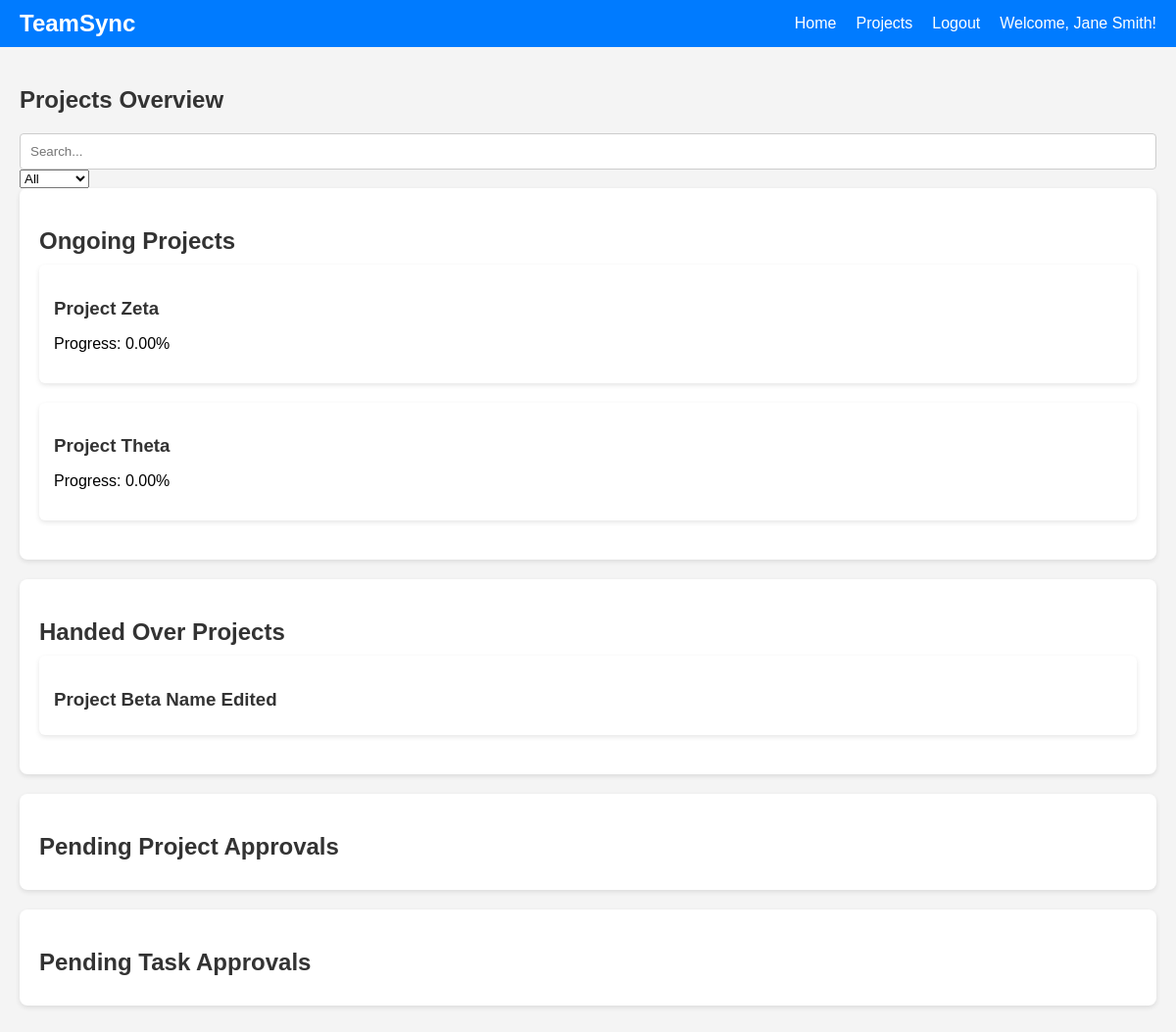
Page /controller/user-dashboard-controller.php (signed in) on the earlier database version.
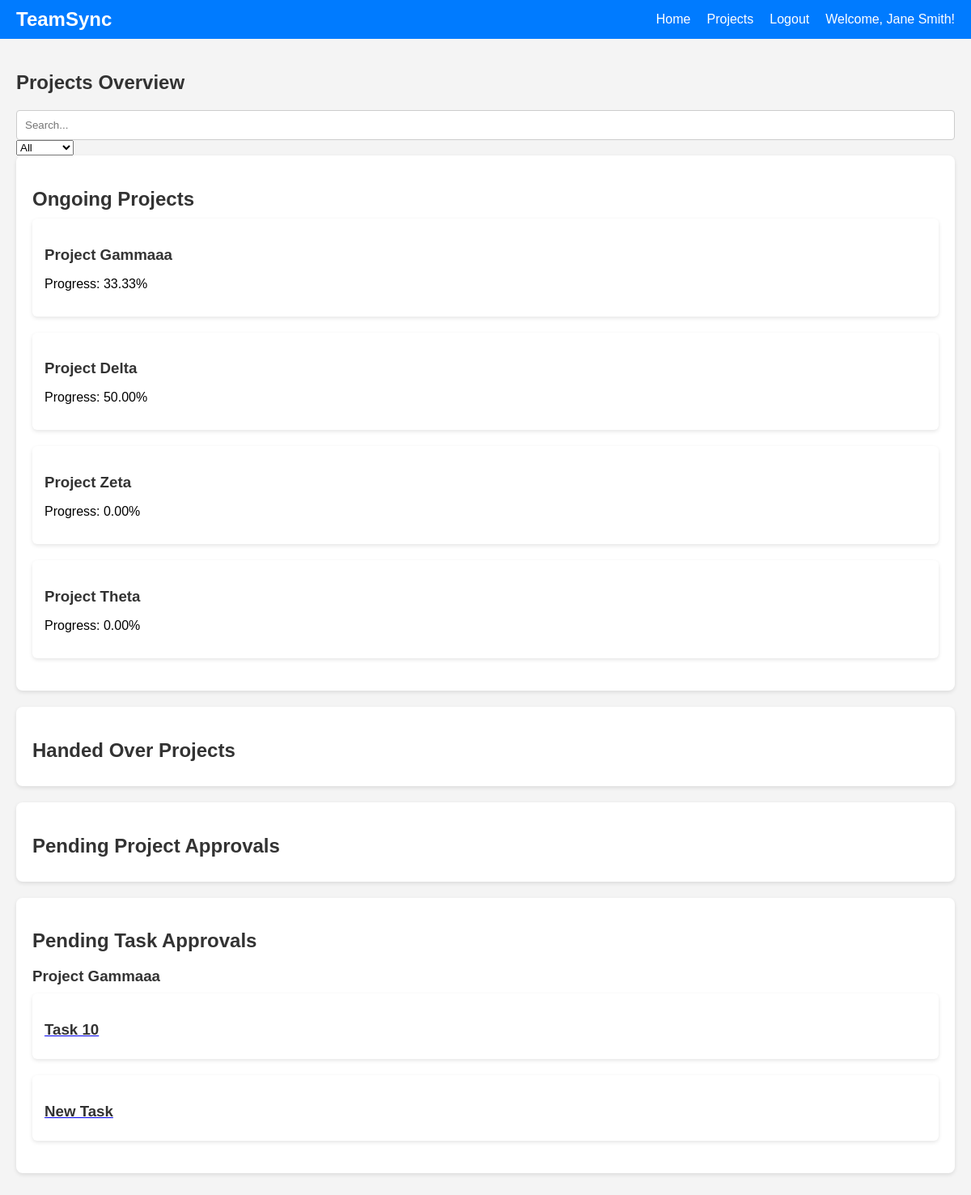
Same page on the later database version.
### tables this page shows
CREATE TABLE `projects` (
  `project_id` int(11) NOT NULL,
  `client_id` int(11) NOT NULL,
  `pm_id` int(11) DEFAULT NULL,
  `name` varchar(100) NOT NULL,
  `description` text NOT NULL,
  `start_date` date DEFAULT NULL,
  `deadline` date NOT NULL,
  `status` varchar(50) NOT NULL DEFAULT 'Pending Approval',
  `type` varchar(50) NOT NULL DEFAULT 'Proposal',
  `client_feedback` text DEFAULT NULL,
  `progress` decimal(5,2) DEFAULT 0.00
);

CREATE TABLE `tasks` (
  `task_id` int(11) NOT NULL,
  `project_id` int(11) NOT NULL,
  `developer_id` int(11) DEFAULT NULL,
  `name` varchar(100) NOT NULL,
  `description` text NOT NULL,
  `start_date` date NOT NULL,
  `deadline` date NOT NULL,
  `status` varchar(50) NOT NULL DEFAULT 'Not Started',
  `pm_comment` text DEFAULT NULL,
  `timestamp` timestamp NOT NULL DEFAULT current_timestamp() ON UPDATE current_timestamp(),
  `file_data` longblob DEFAULT NULL,
  `file_name` varchar(255) DEFAULT NULL,
  `file_type` varchar(255) DEFAULT NULL
);

### model/project-model.php (called while the page is built, shortened)
<?php
function getPMProjects($pmId) {
    $conn = getDbConnection();
    $sql = "SELECT *
            FROM projects
            WHERE pm_id = ?";
    $stmt = $conn->prepare($sql);
    $stmt->bind_param("i", $pmId);
    $stmt->execute();
    $result = $stmt->get_result();
    $projects = [];
    while ($row = $result->fetch_assoc()) {
        $projects[] = $row;
    }
    return $projects;
}
function getPMOngoingProjects($pmId) {
    $conn = getDbConnection();
    $sql = "SELECT *
            FROM projects
            WHERE pm_id = ? AND (status = 'Approved' OR status = 'In Progress')";
    $stmt = $conn->prepare($sql);
    $stmt->bind_param("i", $pmId);
    $stmt->execute();
    $result = $stmt->get_result();
    $projects = [];
    while ($row = $result->fetch_assoc()) {
        $projects[] = $row;
    }
    return $projects;
}
function getPMHandedoverProjects($pmId) {
    $conn = getDbConnection();
    $sql = "SELECT *
            FROM projects
            WHERE pm_id = ? AND (status = 'Handed Over')";
    $stmt = $conn->prepare($sql);
    $stmt->bind_param("i", $pmId);
    $stmt->execute();
    $result = $stmt->get_result();
    $projects = [];
    while ($row = $result->fetch_assoc()) {
        $projects[] = $row;
    }
    return $projects;
}
?>

### model/task-model.php (called while the page is built, shortened)
<?php
function getPendingTaskApprovals($pmId) {
    $conn = getDbConnection();
    $sql = "SELECT t.*
            FROM tasks t
            JOIN projects p ON t.project_id = p.project_id
            WHERE p.pm_id = ? AND t.status = 'Waiting For Approval'";
    $stmt = $conn->prepare($sql);
    $stmt->bind_param("i", $pmId);
    $stmt->execute();
    $result = $stmt->get_result();
    $pendingTaskApprovals = [];
    while ($row = $result->fetch_assoc()) {
        $pendingTaskApprovals[] = $row;
    }
    return $pendingTaskApprovals;
}
?>

### view/pm-dashboard.php (the view, shortened to what this page needs)
<!DOCTYPE html>
<html lang="en">
<head>
    <link rel="stylesheet" href="../css/dashboard.css">
</head>
<body>
<?php include 'pm-navbar.php'; ?>
    <div class="container">
        <h2>Projects Overview</h2>
        <div class="search-container">
            <input type="text" id="searchQuery" placeholder="Search...">
            <select id="searchFilter">
                <option value="all">All</option>
            </select>
        </div>
        <div class="project-section">
            <h2>Ongoing Projects</h2>
            <div class="project-grid">
                <?php foreach ($ongoingProjects as $project) { ?>
                        <div class="project-card">
                            <h3><?php echo $project['name']; ?></h3>
                            <p>Progress: <?php echo $project['progress']; ?>%</p>
                        </div>
                <?php } ?>
            </div>
        </div>
        <div class="project-section">
            <h2>Handed Over Projects</h2>
            <div class="project-grid">
                <?php foreach ($handedoverProjects as $project) { ?>
                        <div class="project-card pending">
                            <h3><?php echo $project['name']; ?></h3>
                        </div>
                <?php } ?>
            </div>
        </div>
        <div class="project-section">
            <h2>Pending Project Approvals</h2>
        </div>
        <div class="project-section">
            <h2>Pending Task Approvals</h2>
            <?php
            $projectTasks = [];
            foreach ($pendingTaskApprovals as $task) {
                $projectTasks[$task['project_id']][] = $task;
            }
            foreach ($ongoingProjects as $project) {
                if (isset($projectTasks[$project['project_id']])) {
                    echo "<h3>{$project['name']}</h3>";
                    echo "<div class='project-grid'>";
                    foreach ($projectTasks[$project['project_id']] as $task) {
                        echo "<a href='../controller/pm-task-controller.php?action=view&task_id={$task['task_id']}' class='project-card-link'>";
                        echo "<div class='project-card pending-task'>";
                        echo "<h3>{$task['name']}</h3>";
                        echo "</div>";
                        echo "</a>";
                    }
                    echo "</div>";
                }
            }
            ?>
        </div>
    </div>
</body>
</html>

Differences in the rows shown:
removed projects: name "Project Beta Name Edited", shown under "Handed Over Projects"
now on this page (row edited): projects: name "Project Gammaaa", progress "33.33"
now on this page (row edited): projects: name "Project Delta", progress "50.00", shown under "Ongoing Projects"
now on this page (row edited): tasks: name "Task 10"
now on this page (row edited): tasks: name "New Task"
